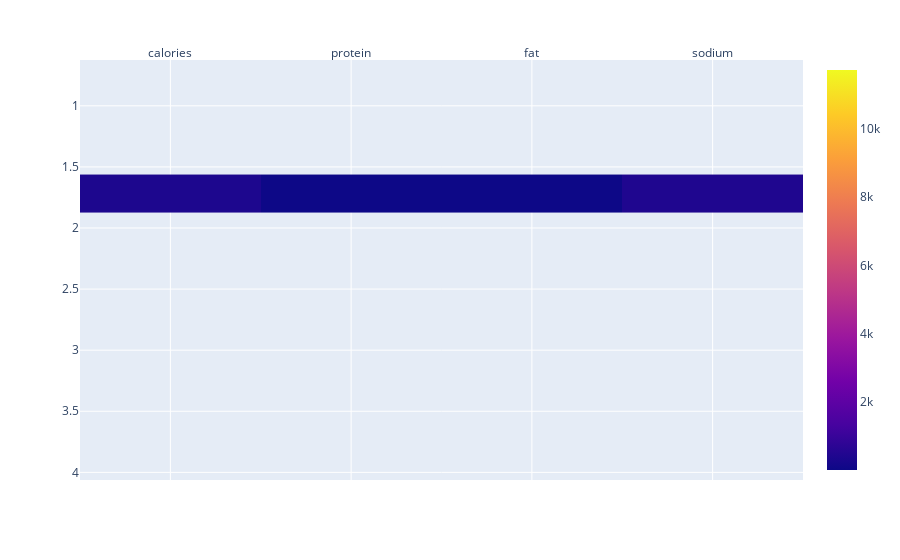

This figure's notebook cell:
### Code cell
import plotly.express as px
srednie
fig = px.imshow(srednie2,
                x=["calories","protein","fat","sodium"],
                y=unique_rating
               )
fig.update_xaxes(side="top")
fig.show()

### Figure 1 — Plotly figure (JSON) as saved in the notebook; plotly's stock layout.template omitted (floating-point values rounded to 4 significant figures)
{"data": [{"coloraxis": "coloraxis", "hovertemplate": "x: %{x}<br>y: %{y}<br>color: %{z}<extra></extra>", "name": "0", "type": "heatmap", "x": ["calories", "protein", "fat", "sodium"], "xaxis": "x", "y": [2.5, 4.375, 3.75, 3.125, 1.875, 5, 0, 1.25], "yaxis": "y", "z": [[383.4, 14.0, 20.67, 500.4], [11720.0, 99.33, 670.8, 10980.0], [509.4, 22.24, 29.06, 737.9], [6206.0, 118.5, 345.8, 6426.0], [370.0, 10.26, 23.58, 647.0], [6611.0, 326.6, 261.7, 7433.0], [362.4, 11.23, 17.58, 575.9], [386.0, 14.75, 19.39, 420.7]]}], "layout": {"coloraxis": {"colorscale": [[0, "#0d0887"], [0.1111, "#46039f"], [0.2222, "#7201a8"], [0.3333, "#9c179e"], [0.4444, "#bd3786"], [0.5556, "#d8576b"], [0.6667, "#ed7953"], [0.7778, "#fb9f3a"], [0.8889, "#fdca26"], [1, "#f0f921"]]}, "margin": {"t": 60}, "xaxis": {"anchor": "y", "constrain": "domain", "domain": [0, 1], "scaleanchor": "y", "side": "top"}, "yaxis": {"anchor": "x", "autorange": "reversed", "constrain": "domain", "domain": [0, 1]}}}
